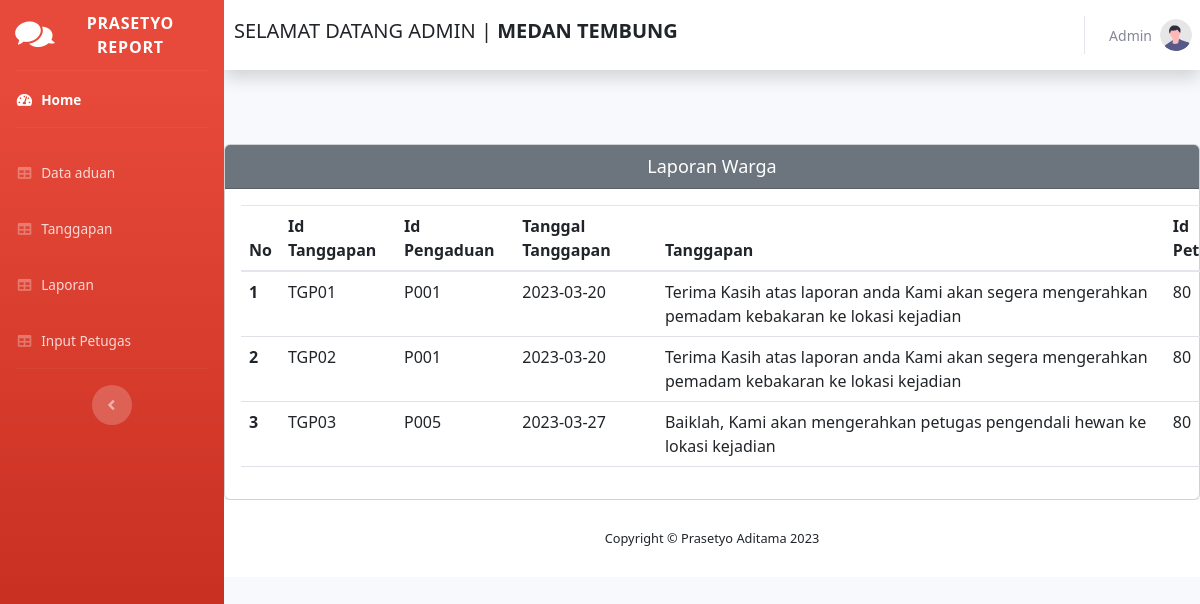
Page /dashboardadmin.php (signed in) on the committed database.
### tables this page shows
CREATE TABLE `tanggapan` (
  `id_tanggapan` varchar(11) NOT NULL,
  `id_pengaduan` varchar(11) NOT NULL,
  `tgl_tanggapan` date NOT NULL,
  `tanggapan` text NOT NULL,
  `id_petugas` int(11) NOT NULL,
  `status` varchar(255) NOT NULL
);

### koneksi.php (called while the page is built, shortened)
<?php
class prasetyo{
	var $host = "localhost";
    var $user = "root";
    var $pass = "";
    var $dbname = "pengaduan_masyarakat";
	var $koneksi ="";
	function __construct(){
		$this->koneksi=mysqli_connect($this->host,$this->user,$this->pass,$this->dbname);
	}
	function tampilData3(){
		$query=mysqli_query($this->koneksi,"SELECT * FROM tanggapan Id");
		while($row=mysqli_fetch_array($query))
			$data[]=$row;
		return $data;
	}
}
?>

### dashboardadmin.php (the view, shortened to what this page needs)
<!DOCTYPE html>
<html lang="en">
<head>
    <link href="vendor/fontawesome-free/css/all.min.css" rel="stylesheet" type="text/css">
    <link href="css/sb-admin-2.min.css" rel="stylesheet">
</head>
<body id="page-top">
    <div id="wrapper">
        <ul class="navbar-nav bg-gradient-danger sidebar sidebar-dark accordion" id="accordionSidebar">
            <a class="sidebar-brand d-flex align-items-center justify-content-center" href="#">
                <div class="sidebar-brand-icon rotate-n-15">
                <i class="fas fa-comments"></i>
                </div>
                <div class="sidebar-brand-text mx-2">Prasetyo Report</div>
            </a>
            <hr class="sidebar-divider my-0">
            <li class="nav-item active">
                <a class="nav-link" href="dashboardadmin.php">
                    <i class="fas fa-fw fa-tachometer-alt"></i>
                    <span>Home</span></a>
            </li>
            <hr class="sidebar-divider">
            <li class="nav-item">
                <a class="nav-link" href="tampilpengaduan2.php">
                    <i class="fas fa-fw fa-table"></i>
                    <span>Data aduan</span></a>
            </li>
            <li class="nav-item">
                <a class="nav-link" href="tanggapan.php">
                    <i class="fas fa-fw fa-table"></i>
                    <span>Tanggapan</span></a>
            </li>
            <li class="nav-item">
                <a class="nav-link" href="tampilpengaduan.php">
                    <i class="fas fa-fw fa-table"></i>
                    <span>Laporan</span></a>
            </li>
            <li class="nav-item">
                <a class="nav-link" href="inputpetugas.php">
                    <i class="fas fa-fw fa-table"></i>
                    <span>Input Petugas</span></a>
            </li>
            <hr class="sidebar-divider d-none d-md-block">
            <div class="text-center d-none d-md-inline">
                <button class="rounded-circle border-0" id="sidebarToggle"></button>
            </div>
        </ul>
        <div id="content-wrapper" class="d-flex flex-column">
            <div id="content">
                <nav class="navbar navbar-expand navbar-light bg-white topbar mb-4 static-top shadow">
                    <h5>&ensp;SELAMAT DATANG ADMIN </b>| <b>MEDAN TEMBUNG</b></h5>
                    <ul class="navbar-nav ml-auto">
                        <li class="nav-item dropdown no-arrow">
                            <a class="nav-link dropdown-toggle" href="#" id="userDropdown" role="button" data-toggle="dropdown" aria-haspopup="true" aria-expanded="false">
                                <span class="mr-2 d-none d-lg-inline text-gray-600 small">Admin</span>
                                <img class="img-profile rounded-circle" src="img/undraw_profile.svg">
                            </a>
                        </li>
                    </ul>
                </nav>
                <div class="row">
                    <!doctype html>
                    <html lang="en">
                    <head>
                        <link href="https://cdn.jsdelivr.net/npm/bootstrap@5.2.1/dist/css/bootstrap.min.css" rel="stylesheet">
                    </head>
                    <body>
                        <div class="mx-auto">
                            <div class="card">
                                <div class="card-header text-white bg-secondary">
                                    Laporan Warga
                                </div>
                                <div class="card-body">
                                    <table class="table">
                                        <thead>
                                            <tr>
                                                <th scope="col">No</th>
                                                <th scope="col">Id Tanggapan</th>
                                                <th scope="col">Id Pengaduan</th>
                                                <th scope="col">Tanggal Tanggapan</th>
                                                <th scope="col">Tanggapan</th>
                                                <th scope="col">Id Petugas</th>
                                            </tr>
                                        <tbody>
                                            <?php
                                            include 'koneksi.php';
                                            $db = new prasetyo();
                                            $db->connectMySQL();
                                            ?>
                                            <?php
                                            $arrayData = $db->tampilData3();
                                            $i = 1;
                                            foreach ($arrayData as $data) {
                                                $idtgp      = $data['id_tanggapan'];
                                                $idpgn    = $data['id_pengaduan'];
                                                $tgl   = $data['tgl_tanggapan'];
                                                $tgp  = $data['tanggapan'];
                                                $idptg   = $data['id_petugas'];
                                            ?>
                                                <tr>
                                                    <th scope="data"><?php echo $i++ ?></th>
                                                    <td scope="row"><?php echo $idtgp ?></td>
                                                    <td scope="row"><?php echo $idpgn ?></td>
                                                    <td scope="row"><?php echo $tgl ?></td>
                                                    <td scope="row"><?php echo $tgp ?></td>
                                                    <td scope="row"><?php echo $idptg ?></td>
                                                </tr>
                                            <?php
                                            }
                                            ?>
                                        </tbody>
                                        </thead>
                                    </table>
                                </div>
                            </div>
                        </div>
                    </body>
                    </html>
                    <footer class="sticky-footer bg-white">
                        <div class="container my-auto">
                            <div class="copyright text-center my-auto">
                                <span>Copyright &copy; Prasetyo Aditama 2023</span>
                            </div>
                        </div>
                    </footer>
                </div>
            </div>
</body>
</html>

### dashboardadmin.php (style rules this page uses)
body { background-repeat: no-repeat; background-attachment: fixed; background-size: 100% 100%; }
.table { width: 1100px; }
.mx-auto { width: 1200px }
.card { margin-top: 50px }
.card-header { text-align: center; font-size: large; }

### rows in the picture
tanggapan: id_tanggapan "TGP01", id_pengaduan "P001", tgl_tanggapan "2023-03-20", tanggapan "Terima Kasih atas laporan anda Kami akan segera mengerahkan pemadam kebakaran ke lokasi kejadian", id_petugas "80"
tanggapan: id_tanggapan "TGP02", id_pengaduan "P001", tgl_tanggapan "2023-03-20", tanggapan "Terima Kasih atas laporan anda Kami akan segera mengerahkan pemadam kebakaran ke lokasi kejadian", id_petugas "80"
tanggapan: id_tanggapan "TGP03", id_pengaduan "P005", tgl_tanggapan "2023-03-27", tanggapan "Baiklah, Kami akan mengerahkan petugas pengendali hewan ke lokasi kejadian", id_petugas "80"
